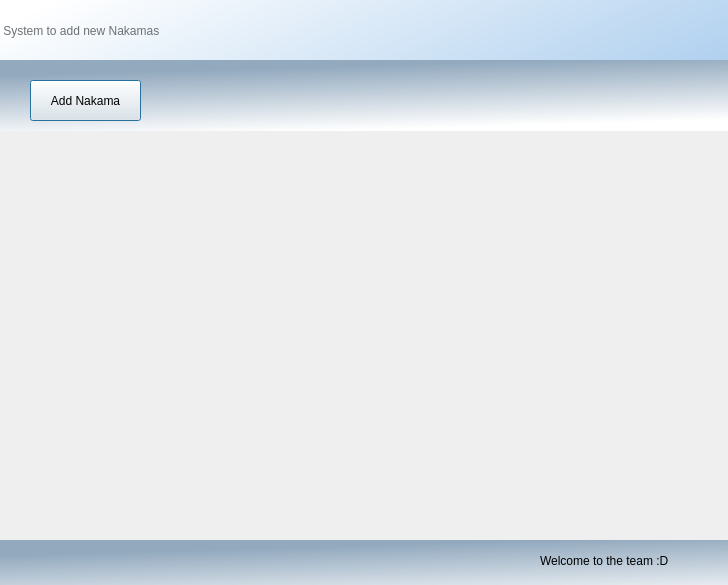
<?xml version="1.0" encoding="UTF-8"?>
<ui version="4.0">
 <class>Dialog</class>
 <widget class="QDialog" name="Dialog">
  <property name="geometry">
   <rect>
    <x>0</x>
    <y>0</y>
    <width>728</width>
    <height>585</height>
   </rect>
  </property>
  <property name="windowTitle">
   <string>Dialog</string>
  </property>
  <widget class="QLabel" name="label_5">
   <property name="geometry">
    <rect>
     <x>0</x>
     <y>540</y>
     <width>971</width>
     <height>71</height>
    </rect>
   </property>
   <property name="styleSheet">
    <string notr="true">font: 87 18pt &quot;Arial Black&quot;;
background-color: qlineargradient(spread:pad, x1:0, y1:0.125, x2:0.334, y2:1, stop:0.0895522 rgba(146, 169, 190, 255), stop:1 rgba(255, 255, 255, 255));</string>
   </property>
   <property name="text">
    <string/>
   </property>
  </widget>
  <widget class="QLabel" name="label_6">
   <property name="geometry">
    <rect>
     <x>0</x>
     <y>0</y>
     <width>981</width>
     <height>61</height>
    </rect>
   </property>
   <property name="styleSheet">
    <string notr="true">font: 87 18pt &quot;Arial Black&quot;;
background-color: qlineargradient(spread:pad, x1:1, y1:0.556818, x2:0, y2:0.42, stop:0 rgba(157, 197, 235, 255), stop:1 rgba(255, 255, 255, 255));
color: rgb(109, 112, 116);</string>
   </property>
   <property name="text">
    <string> System to add new Nakamas </string>
   </property>
  </widget>
  <widget class="QLabel" name="label_4">
   <property name="geometry">
    <rect>
     <x>540</x>
     <y>540</y>
     <width>231</width>
     <height>41</height>
    </rect>
   </property>
   <property name="styleSheet">
    <string notr="true">font: 75 10pt &quot;MS Shell Dlg 2&quot;;</string>
   </property>
   <property name="text">
    <string>Welcome to the team :D</string>
   </property>
  </widget>
  <widget class="QLabel" name="label_7">
   <property name="geometry">
    <rect>
     <x>640</x>
     <y>0</y>
     <width>111</width>
     <height>71</height>
    </rect>
   </property>
   <property name="styleSheet">
    <string notr="true">image: url(:/images1/lufy.png);</string>
   </property>
   <property name="text">
    <string/>
   </property>
  </widget>
  <widget class="QLabel" name="label">
   <property name="geometry">
    <rect>
     <x>-40</x>
     <y>120</y>
     <width>811</width>
     <height>441</height>
    </rect>
   </property>
   <property name="styleSheet">
    <string notr="true">image: url(:/images1/home.jpg);</string>
   </property>
   <property name="text">
    <string/>
   </property>
  </widget>
  <widget class="QLabel" name="label_2">
   <property name="geometry">
    <rect>
     <x>10</x>
     <y>70</y>
     <width>711</width>
     <height>21</height>
    </rect>
   </property>
   <property name="text">
    <string/>
   </property>
  </widget>
  <widget class="QLabel" name="label_8">
   <property name="geometry">
    <rect>
     <x>0</x>
     <y>60</y>
     <width>971</width>
     <height>71</height>
    </rect>
   </property>
   <property name="styleSheet">
    <string notr="true">font: 87 18pt &quot;Arial Black&quot;;
background-color: qlineargradient(spread:pad, x1:0, y1:0.125, x2:0.334, y2:1, stop:0.0895522 rgba(146, 169, 190, 255), stop:1 rgba(255, 255, 255, 255));</string>
   </property>
   <property name="text">
    <string/>
   </property>
  </widget>
  <widget class="QPushButton" name="btnOpenAddNakama">
   <property name="geometry">
    <rect>
     <x>30</x>
     <y>80</y>
     <width>111</width>
     <height>41</height>
    </rect>
   </property>
   <property name="styleSheet">
    <string notr="true">font: 75 10pt &quot;MS Shell Dlg 2&quot;;
border-color: rgb(30, 41, 255);</string>
   </property>
   <property name="text">
    <string>Add Nakama</string>
   </property>
   <property name="default">
    <bool>true</bool>
   </property>
   <property name="flat">
    <bool>false</bool>
   </property>
  </widget>
 </widget>
 <resources>
  <include location="../images/images.qrc"/>
 </resources>
 <connections/>
</ui>
